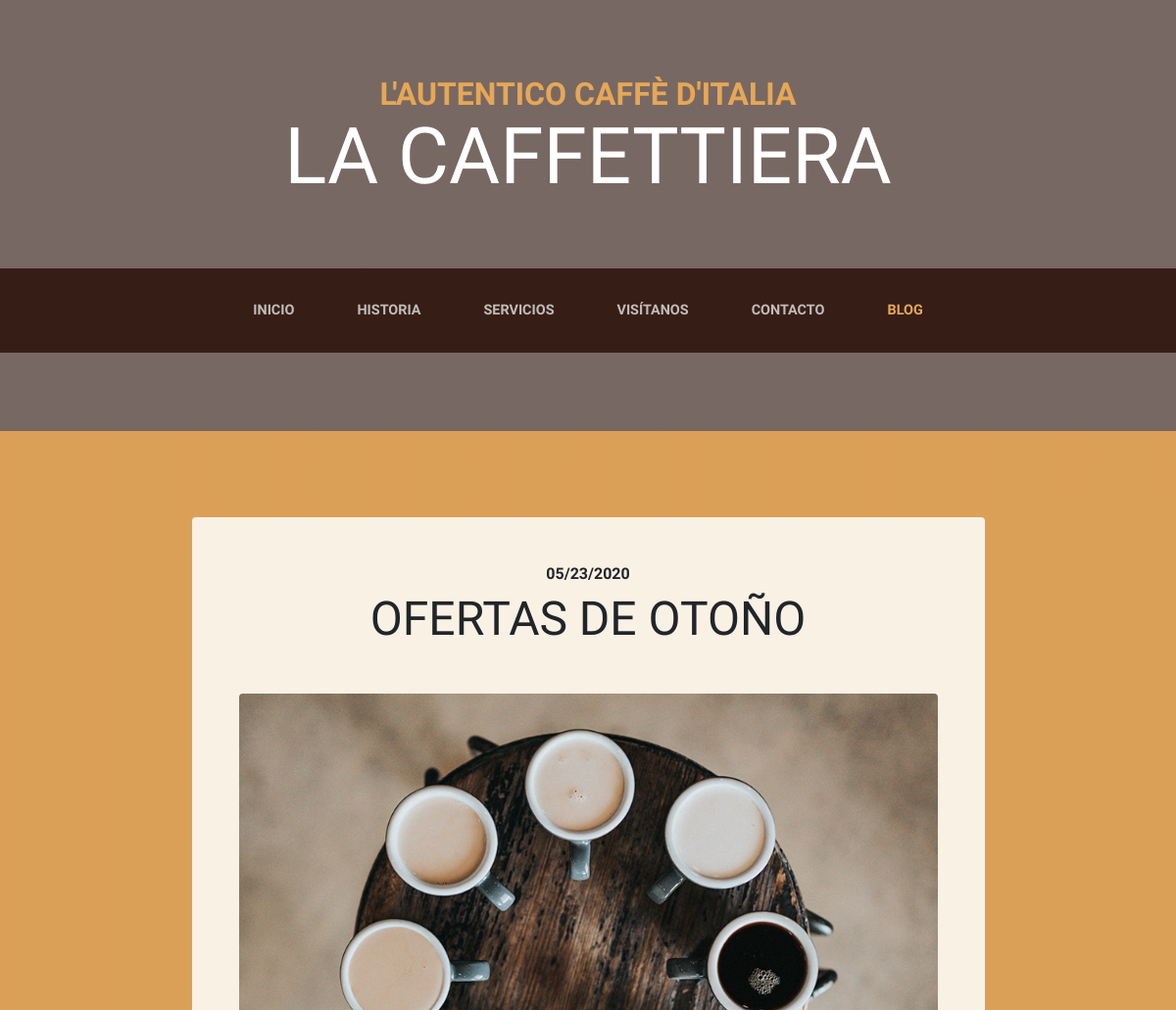
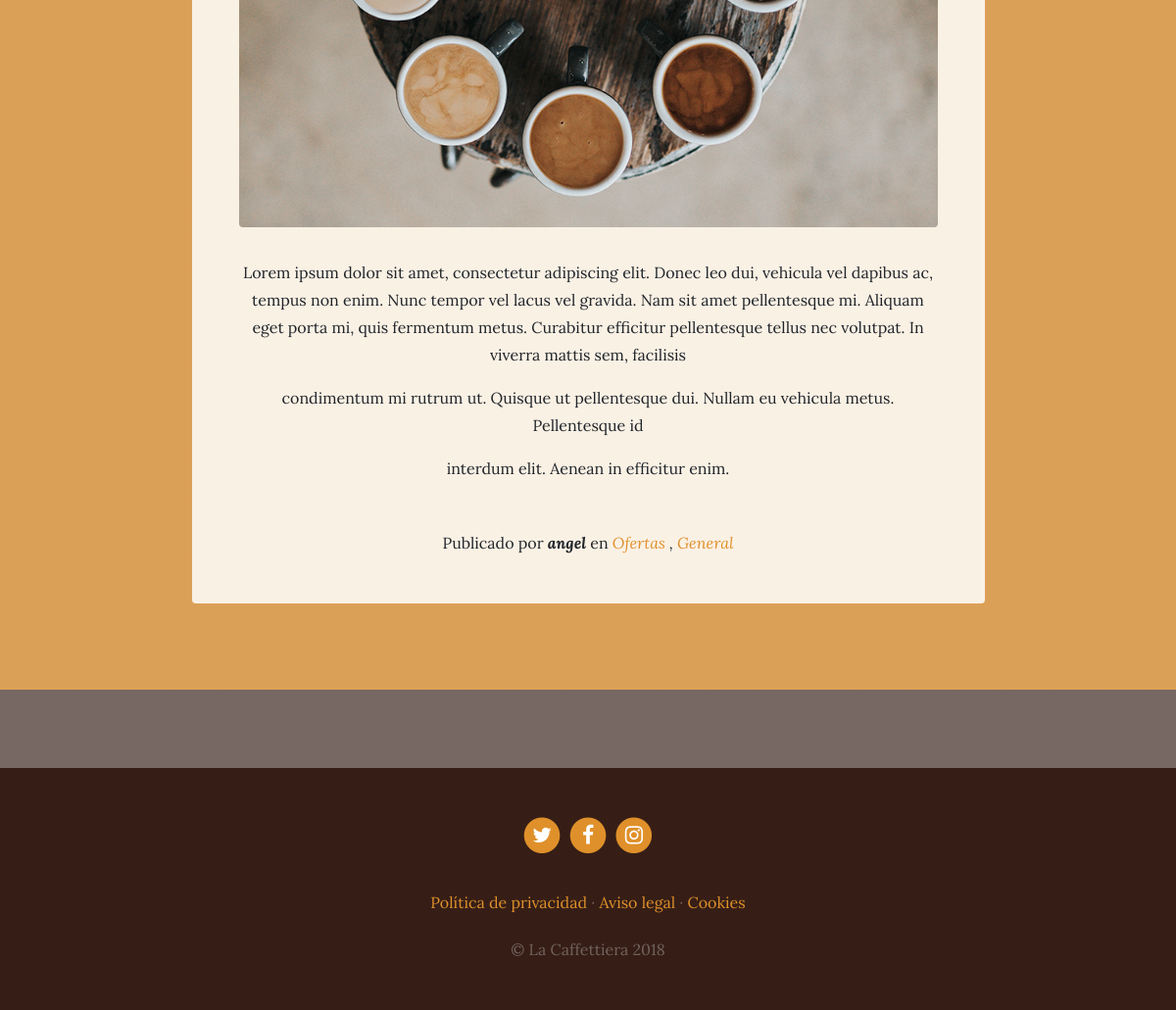
Screenshot of /blog/ with the database file from the repository (2 pictures, top to bottom).
### blog/models.py (models this page shows, shortened)
class Post(models.Model):
    title   = models.CharField(max_length=200, verbose_name = "Título")
    content = models.TextField( verbose_name = "Contenido")
    published= models.DateTimeField(verbose_name="Fecha de publicación", default=now())
    image   = models.ImageField( verbose_name = "Imagen", upload_to="blog", null=True, blank=True)
    author = models.ForeignKey(User, verbose_name="Autor", on_delete=models.CASCADE)
    categories = models.ManyToManyField(Category, verbose_name = "categorías", related_name="get_posts")
    created = models.DateTimeField(auto_now_add=True, verbose_name = "Fecha de creación")
    updated = models.DateTimeField(auto_now=True,  verbose_name = "Fecha de edición")
    class Meta:
        verbose_name = "entrada"
        verbose_name_plural = "entradas"
        ordering = ["-created"]

class Category(models.Model):
    name = models.CharField(max_length=100, verbose_name="Nombre")
    created = models.DateTimeField(auto_now_add=True, verbose_name = "Fecha de creación")
    updated = models.DateTimeField(auto_now=True,  verbose_name = "Fecha de edición")
    class Meta:
        verbose_name = "categoría"
        verbose_name_plural = "categorías"
        ordering = ["-created"]

### blog/views.py (the view)
# urls.py: path('', views.blog, name="blog"),
def blog(request):
    posts = Post.objects.all()
    return render(request, "blog/blog.html", {'posts': posts})

### blog/templates/blog/blog.html (shortened to what this page needs)
{% extends 'core/base.html' %}
{% load static %}
{% block content %}
{% for post in posts %}
  <section class="page-section cta">
    <div class="container">
      <div class="row">
        <div class="col-xl-9 mx-auto">
          <div class="cta-innerv text-center rounded">
            <h2 class="section-heading mb-5">
              <span class="section-heading-upper">{{post.published|date:"SHORT_DATE_FORMAT"}}</span>
              <span class="section-heading-lower">{{post.title}}</span>
            </h2>
            <p class="mb-0">
              <img class="mx-auto d-flex rounded img-fluid mb-3 mb-lg-0" src="{{post.image.url}}" alt="">
            </p>
            <p class="mb-0 mbt">
              {{post.content|linebreaks}}
            </p>
            <p class="mb-0 mbt">
              <span class="section-heading-under">Publicado por <em><b>{{post.author}}</b></em> en
             <em>
              {% for category in post.categories.all %}
                <a href="{% url 'category' category.id %}" class="link">{{category.name}}</a> {% if not forloop.last  %}, {% endif %}
              {% endfor %}
             </em>
              </span>
            </p>
          </div>
        </div>
      </div>
    </div>
  </section>
{% endfor %}
{% endblock %}

### core/static/core/css/business-casual.css (style rules this page uses)
body { font-family: 'Lora'; background: linear-gradient(rgba(47, 23, 15, 0.65), rgba(47, 23, 15, 0.65)), url("../img/bg.jpg"); background-attachment: fixed; background-position: center; background-size: cover; }
h1, h2, h3, h4, h5, h6 { font-family: 'Raleway'; }
p { line-height: 1.75; }
.page-section { margin-top: 5rem; margin-bottom: 5rem; }
.section-heading { text-transform: uppercase; }
.section-heading .section-heading-upper { display: block; font-size: 1rem; font-weight: 800; padding-bottom:.5rem; }
.section-heading .section-heading-lower { display: block; font-size: 3rem; font-weight: 100; }
.cta { padding-top: 5rem; padding-bottom: 5rem; background-color: rgba(230, 167, 86, 0.9); }
.cta .cta-innerv { position: relative; padding: 3rem; margin: 0.5rem; background-color: rgba(255, 255, 255, 0.85); }
.mbt { padding-top: 2rem; }
a.link { color: #df902a; }

### rows the page displays
Post: published "05/23/2020", title "OFERTAS DE OTOÑO", image (picture), content "Lorem ipsum dolor sit amet, consectetur adipiscing elit. Donec leo dui, vehicula vel dapibus ac, tempus non enim. Nunc tempor vel lacus vel gravida. Nam sit amet pellentesque mi. Aliquam eget porta mi, quis fermentum metus. Curabitur efficitur pellentesque tellus nec volutpat. In viverra mattis sem, facilisis condimentum mi rutrum ut. Quisque ut pellentesque dui. Nullam eu vehicula metus. Pellentesque id interdum elit. Aenean in efficitur enim.", author "angel"
Category: name "Ofertas"
Category: name "General"
